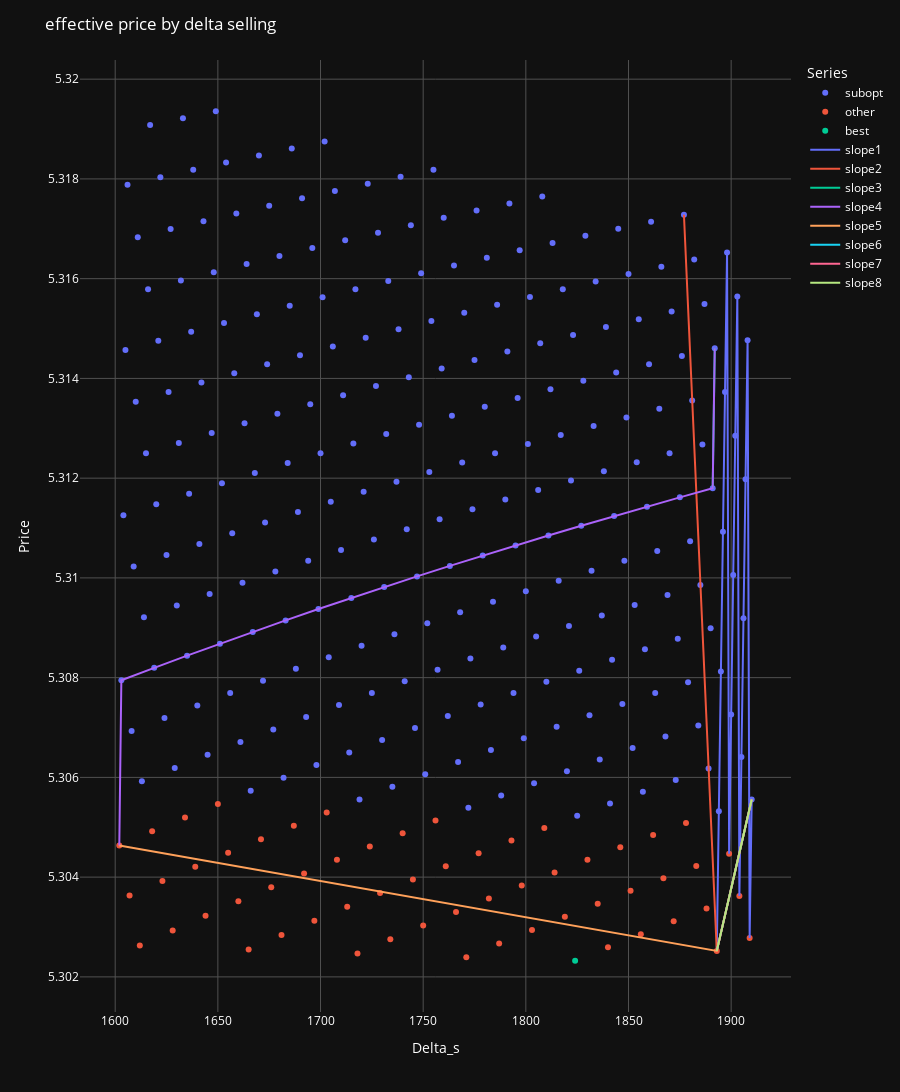

The notebook cell saved with this chart:
### Code cell
# Convert your data lists to Pandas DataFrames for easier handling
df1 = pd.DataFrame(perfect, columns=['delta_b', 'delta_s', 'price'])
df2 = pd.DataFrame(best_imperfect, columns=['delta_b', 'delta_s', 'price'])
df3 = pd.DataFrame(other_imperfect, columns=['delta_b', 'delta_s', 'price'])
df4 = pd.DataFrame(delta_b_too_low, columns=['delta_b', 'delta_s', 'price'])
df5 = pd.DataFrame(suboptimal_delta_b, columns=['delta_b', 'delta_s', 'price'])
# df6 = pd.DataFrame(first_slope, columns=['delta_b', 'delta_s', 'price'])
# df7 = pd.DataFrame(second_slope, columns=['delta_b', 'delta_s', 'price'])
slopes_df = [pd.DataFrame(slope, columns=['delta_b', 'delta_s', 'price']) for slope in slopes]
for i in range(len(slopes_df)):
    slopes_df[i]['Series'] = 'slope' + str(i + 1)

# Combine the dataframes with an identifier column
df1['Series'] = 'Without'
df2['Series'] = 'best'
df3['Series'] = 'other'
# df4['Series'] = 'Delta_b too low'
df5['Series'] = 'subopt'
# df6['Series'] = '1st'
# df7['Series'] = '2nd'
# pd.concat([df5, df1, df3] + slopes_df + [df2])
combined_df = pd.concat([df5, df1, df3, df2]) 

# Add a new column for point size based on the series
# Assuming 'Series' is a column that identifies each series
# series_size_mapping = {series: i+1 for i, series in enumerate(combined_df['Series'].unique())}
# combined_df['point_size'] = combined_df['Series'].map(series_size_mapping)

# Sort the DataFrame in reverse order of point size
# combined_df = combined_df.sort_values(by='point_size', ascending=False)

# Create an interactive scatter plot
fig = px.scatter(combined_df, x='delta_s', y='price', color='Series', #size='point_size',
                 hover_data=['delta_b', 'delta_s', 'price'])

# Add lines for specified series
# for series in slopes_df:
#     fig.add_trace(px.line(series, x='delta_s', y='price', color='Series').data[0])

# Concatenate all DataFrames in slopes_df
all_slopes_df = pd.concat(slopes_df)
# Create a line plot for all slopes
line_fig = px.line(all_slopes_df, x='delta_s', y='price', color='Series')

# Add each line trace individually
for trace in line_fig.data:
    fig.add_trace(trace)

# Update marker properties to have darker outlines
# fig.update_traces(marker=dict(line=dict(width=1, color='rgba(40,40,40,1)')))  # Adjust the color as needed

# Update marker properties to remove outlines or match the fill color
fig.update_traces(marker=dict(line=dict(width=0)))  # Removes the outline

# Alternatively, to set the outline to the same color as the fill:
# fig.update_traces(marker=dict(line=dict(width=1, color='SAME_COLOR')))


# Update the layout for dark mode
fig.update_layout(
    title='Scatter Plot in Dark Mode',
    plot_bgcolor='rgb(17,17,17)',  # Dark plot background
    paper_bgcolor='rgb(17,17,17)',  # Dark paper background
    font_color='white',  # White text for better contrast
    xaxis=dict(
        gridcolor='rgb(80,80,80)',  # Darker gridlines
    ),
    yaxis=dict(
        gridcolor='rgb(80,80,80)',  # Darker gridlines
    )
)

# Add plot titles and labels
fig.update_layout(title='effective price by delta selling',
                  xaxis_title='Delta_s',
                  yaxis_title='Price',
                  # showlegend=False,
                  height=1600)
                  

# fig.update_yaxes(range=[combined_df['price'].min(), combined_df['price'].max()])  # Adjust the range as needed

# # Sort the DataFrame by 'ratio' in descending order
# sorted_df = combined_df.sort_values(by='price', ascending=False)

# # Adding a line that connects the dots in decreasing order of their y-value
# fig.add_trace(px.line(sorted_df, x='delta_b', y='price').data[0])

# # Find the five lowest unique y-values (ratios)
# lowest_ratios = combined_df['price'].unique()
# lowest_ratios.sort()

# # Group by 'ratio' and draw lines for each of the five lowest ratios
# for price in lowest_ratios[:20]:
#     group = combined_df[combined_df['price'] == price]
#     # Sort each group by 'delta_b' to make line connections logical
#     sorted_group = group.sort_values(by='delta_b')
#     fig.add_trace(px.line(sorted_group, x='delta_b', y='price').data[0])

# # Adjusting the plot size and layout
# fig.update_layout(title='Scatter Plot with Lines for Lowest Y-values',
#                   xaxis_title='Delta_b',
#                   yaxis_title='Price',
#                   height=800)

# Show the plot
fig.show()

### Figure 1 — Plotly figure (JSON) as saved in the notebook; plotly's stock layout.template omitted (floating-point values rounded to 4 significant figures; data arrays with more than 128 entries replaced by an {"elided": "..."} marker saying what was removed)
{"data": [{"customdata": {"elided": "250x1 int values"}, "hovertemplate": "Series=subopt<br>delta_s=%{x}<br>price=%{y}<br>delta_b=%{customdata[0]}<extra></extra>", "legendgroup": "subopt", "marker": {"color": "#636efa", "line": {"width": 0}, "symbol": "circle"}, "mode": "markers", "name": "subopt", "orientation": "v", "showlegend": true, "type": "scatter", "x": {"elided": "250 int values"}, "xaxis": "x", "y": {"elided": "250 float values"}, "yaxis": "y"}, {"customdata": [[302], [303], [305], [306], [307], [308], [309], [310], [311], [312], [313], [304], [315], [316], [317], [318], [319], [320], [321], [322], [323], [314], [325], [326], [327], [328], [329], [330], [331], [332], [333], [324], [335], [336], [337], [338], [339], [340], [341], [342], [343], [334], [345], [346], [347], [348], [349], [350], [351], [352], [353], [354], [355], [356], [357], [358], [359], [360]], "hovertemplate": "Series=other<br>delta_s=%{x}<br>price=%{y}<br>delta_b=%{customdata[0]}<extra></extra>", "legendgroup": "other", "marker": {"color": "#EF553B", "line": {"width": 0}, "symbol": "circle"}, "mode": "markers", "name": "other", "orientation": "v", "showlegend": true, "type": "scatter", "x": [1602, 1607, 1618, 1623, 1628, 1634, 1639, 1644, 1650, 1655, 1660, 1612, 1671, 1676, 1681, 1687, 1692, 1697, 1703, 1708, 1713, 1665, 1724, 1729, 1734, 1740, 1745, 1750, 1756, 1761, 1766, 1718, 1777, 1782, 1787, 1793, 1798, 1803, 1809, 1814, 1819, 1771, 1830, 1835, 1840, 1846, 1851, 1856, 1862, 1867, 1872, 1878, 1883, 1888, 1893, 1899, 1904, 1909], "xaxis": "x", "y": [5.305, 5.304, 5.305, 5.304, 5.303, 5.305, 5.304, 5.303, 5.305, 5.304, 5.304, 5.303, 5.305, 5.304, 5.303, 5.305, 5.304, 5.303, 5.305, 5.304, 5.303, 5.303, 5.305, 5.304, 5.303, 5.305, 5.304, 5.303, 5.305, 5.304, 5.303, 5.302, 5.304, 5.304, 5.303, 5.305, 5.304, 5.303, 5.305, 5.304, 5.303, 5.302, 5.304, 5.303, 5.303, 5.305, 5.304, 5.303, 5.305, 5.304, 5.303, 5.305, 5.304, 5.303, 5.303, 5.304, 5.304, 5.303], "yaxis": "y"}, {"customdata": [[344]], "hovertemplate": "Series=best<br>delta_s=%{x}<br>price=%{y}<br>delta_b=%{customdata[0]}<extra></extra>", "legendgroup": "best", "marker": {"color": "#00cc96", "line": {"width": 0}, "symbol": "circle"}, "mode": "markers", "name": "best", "orientation": "v", "showlegend": true, "type": "scatter", "x": [1824], "xaxis": "x", "y": [5.302], "yaxis": "y"}, {"hovertemplate": "Series=slope1<br>delta_s=%{x}<br>price=%{y}<extra></extra>", "legendgroup": "slope1", "line": {"color": "#636efa", "dash": "solid"}, "marker": {"line": {"width": 0}, "symbol": "circle"}, "mode": "lines", "name": "slope1", "orientation": "v", "showlegend": true, "type": "scatter", "x": [1910, 1910, 1909, 1908, 1907, 1906, 1905, 1904, 1903, 1902, 1901, 1900, 1899, 1898, 1897, 1896, 1895, 1894, 1893], "xaxis": "x", "y": [5.306, 5.306, 5.303, 5.315, 5.312, 5.309, 5.306, 5.304, 5.316, 5.313, 5.31, 5.307, 5.304, 5.317, 5.314, 5.311, 5.308, 5.305, 5.303], "yaxis": "y"}, {"hovertemplate": "Series=slope2<br>delta_s=%{x}<br>price=%{y}<extra></extra>", "legendgroup": "slope2", "line": {"color": "#EF553B", "dash": "solid"}, "marker": {"line": {"width": 0}, "symbol": "circle"}, "mode": "lines", "name": "slope2", "orientation": "v", "showlegend": true, "type": "scatter", "x": [1910, 1893, 1877], "xaxis": "x", "y": [5.306, 5.303, 5.317], "yaxis": "y"}, {"hovertemplate": "Series=slope3<br>delta_s=%{x}<br>price=%{y}<extra></extra>", "legendgroup": "slope3", "line": {"color": "#00cc96", "dash": "solid"}, "marker": {"line": {"width": 0}, "symbol": "circle"}, "mode": "lines", "name": "slope3", "orientation": "v", "showlegend": true, "type": "scatter", "x": [1892, 1892, 1891], "xaxis": "x", "y": [5.315, 5.315, 5.312], "yaxis": "y"}, {"hovertemplate": "Series=slope4<br>delta_s=%{x}<br>price=%{y}<extra></extra>", "legendgroup": "slope4", "line": {"color": "#ab63fa", "dash": "solid"}, "marker": {"line": {"width": 0}, "symbol": "circle"}, "mode": "lines", "name": "slope4", "orientation": "v", "showlegend": true, "type": "scatter", "x": [1892, 1891, 1875, 1875, 1859, 1859, 1843, 1843, 1827, 1827, 1811, 1811, 1795, 1795, 1779, 1779, 1763, 1763, 1747, 1747, 1731, 1731, 1715, 1715, 1699, 1699, 1683, 1683, 1667, 1667, 1651, 1651, 1635, 1635, 1619, 1619, 1603, 1603, 1602], "xaxis": "x", "y": [5.315, 5.312, 5.312, 5.312, 5.311, 5.311, 5.311, 5.311, 5.311, 5.311, 5.311, 5.311, 5.311, 5.311, 5.31, 5.31, 5.31, 5.31, 5.31, 5.31, 5.31, 5.31, 5.31, 5.31, 5.309, 5.309, 5.309, 5.309, 5.309, 5.309, 5.309, 5.309, 5.308, 5.308, 5.308, 5.308, 5.308, 5.308, 5.305], "yaxis": "y"}, {"hovertemplate": "Series=slope5<br>delta_s=%{x}<br>price=%{y}<extra></extra>", "legendgroup": "slope5", "line": {"color": "#FFA15A", "dash": "solid"}, "marker": {"line": {"width": 0}, "symbol": "circle"}, "mode": "lines", "name": "slope5", "orientation": "v", "showlegend": true, "type": "scatter", "x": [1910, 1893, 1602], "xaxis": "x", "y": [5.306, 5.303, 5.305], "yaxis": "y"}, {"hovertemplate": "Series=slope6<br>delta_s=%{x}<br>price=%{y}<extra></extra>", "legendgroup": "slope6", "line": {"color": "#19d3f3", "dash": "solid"}, "marker": {"line": {"width": 0}, "symbol": "circle"}, "mode": "lines", "name": "slope6", "orientation": "v", "showlegend": true, "type": "scatter", "x": [1910, 1893], "xaxis": "x", "y": [5.306, 5.303], "yaxis": "y"}, {"hovertemplate": "Series=slope7<br>delta_s=%{x}<br>price=%{y}<extra></extra>", "legendgroup": "slope7", "line": {"color": "#FF6692", "dash": "solid"}, "marker": {"line": {"width": 0}, "symbol": "circle"}, "mode": "lines", "name": "slope7", "orientation": "v", "showlegend": true, "type": "scatter", "x": [1910, 1893], "xaxis": "x", "y": [5.306, 5.303], "yaxis": "y"}, {"hovertemplate": "Series=slope8<br>delta_s=%{x}<br>price=%{y}<extra></extra>", "legendgroup": "slope8", "line": {"color": "#B6E880", "dash": "solid"}, "marker": {"line": {"width": 0}, "symbol": "circle"}, "mode": "lines", "name": "slope8", "orientation": "v", "showlegend": true, "type": "scatter", "x": [1910, 1893], "xaxis": "x", "y": [5.306, 5.303], "yaxis": "y"}], "layout": {"font": {"color": "white"}, "height": 1600, "legend": {"title": {"text": "Series"}, "tracegroupgap": 0}, "margin": {"t": 60}, "paper_bgcolor": "rgb(17,17,17)", "plot_bgcolor": "rgb(17,17,17)", "title": {"text": "effective price by delta selling"}, "xaxis": {"anchor": "y", "domain": [0, 1], "gridcolor": "rgb(80,80,80)", "title": {"text": "Delta_s"}}, "yaxis": {"anchor": "x", "domain": [0, 1], "gridcolor": "rgb(80,80,80)", "title": {"text": "Price"}}}}
